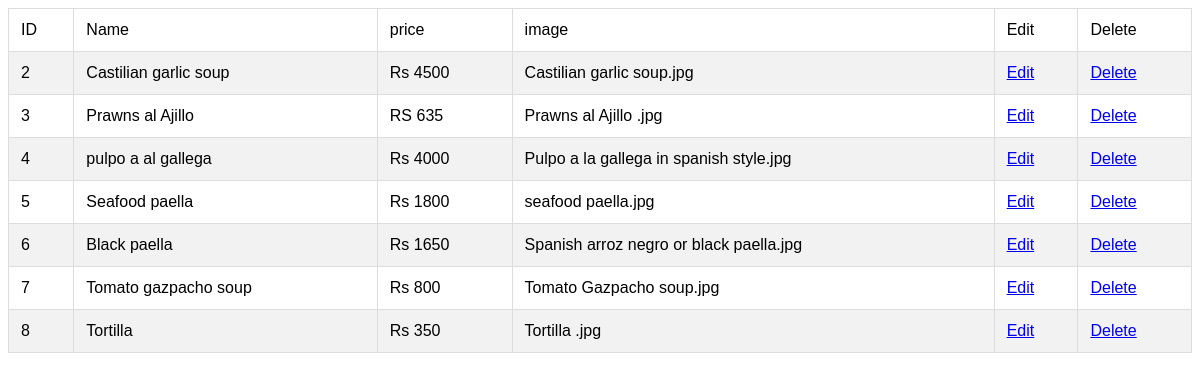
/edit_spanish.php, run on the app's committed database.
### tables this page shows
CREATE TABLE `spanish_food` (
  `id` int(20) NOT NULL,
  `name` varchar(50) NOT NULL,
  `price` varchar(50) NOT NULL,
  `image` varchar(200) NOT NULL
);

### edit_spanish.php (the view, shortened to what this page needs)
 <!DOCTYPE html>
<html>
<head>
</head>
<body>
	<table border="1">
		<tr><td>ID</td><td>Name</td><td>price</td><td>image</td><td>Edit</td><td> Delete</td></tr>
<?php
include ("db_conection.php");
$slelect_query = "SELECT * FROM spanish_food";
$result = $conn->query($slelect_query);
if ($result->num_rows > 0) {
  while($row = $result->fetch_assoc()) {
  	echo "<tr><td>".$row["id"]."</td><td>".$row["name"]."</td><td>".$row["price"]."
    </td><td>".$row["image"]."</td><td><a href='adit_spanish.php?id=".$row["id"]."'>
    Edit</a></td><td><a href='del_spanish.php?id=".$row["id"]. "'>Delete</a></td></tr>";
  }
} else {
  echo "0 results";
}
?>
</table>
</body>
</html>

### edit_spanish.php (style rules this page uses)
table { width: 100%; border-collapse: collapse; font-family: Arial, sans-serif; }
table td { padding: 12px; border: 1px solid #ddd; }
table tbody tr:nth-child(even) { background-color: #f2f2f2; }

### data on the page
spanish_food: id "2", name "Castilian garlic soup", price "Rs 4500", image "Castilian garlic soup.jpg"
spanish_food: id "3", name "Prawns al Ajillo", price "RS 635", image "Prawns al Ajillo .jpg"
spanish_food: id "4", name "pulpo a al gallega", price "Rs 4000", image "Pulpo a la gallega in spanish style.jpg"
spanish_food: id "5", name "Seafood paella", price "Rs 1800", image "seafood paella.jpg"
spanish_food: id "6", name "Black paella", price "Rs 1650", image "Spanish arroz negro or black paella.jpg"
spanish_food: id "7", name "Tomato gazpacho soup", price "Rs 800", image "Tomato Gazpacho soup.jpg"
spanish_food: id "8", name "Tortilla", price "Rs 350", image "Tortilla .jpg"
